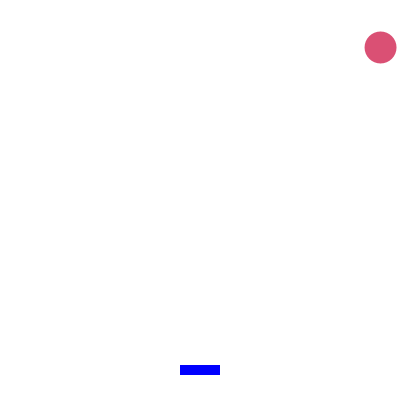
Frame 1 (no input)
Frame 60 (the mouse pressed at the canvas centre just before this capture): identical to frame 1, image omitted
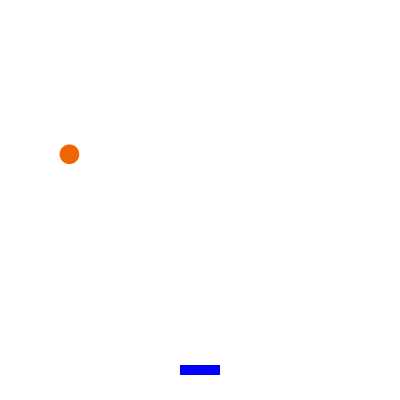
Frame 120 (the mouse held since frame 60 and released just before this capture)

The Processing sketch that drew these frames (run headless with seeded random() and noise(); from frame 60 on, the mouse is pressed at the canvas centre):

// Processing sketch: fp_pg_q_09_09
// ── fp_pg_q_09_09.pde
// 問題 9.9 問題 8.7 をボールおよびパッドを表す 2 つのクラスを用いて作成せよ．
ReflectionCircle rc = null;
MoveRectangle mr = null;
private float btm = 0;
private float prw = 40;
private float prh = 10;

void setup(){
  size(400, 400);
  smooth();
  background(255, 255, 255);
  rectMode(CENTER);
  ellipseMode(CENTER);
  frameRate(30);
  btm = height/2 - 30;
  mr = new MoveRectangle(0, btm, 1, 0, 0, 0, 255, width, height, prw, prh);
}

void draw() {
  background(255, 255, 255);
  translate(width/2, height/2);
  if(rc == null){
    rc = createRc();
  }
  if(btm - 2 - rc.getD()/2 <= rc.getY() && rc.getY() <= prh + btm) {
    if(mr.getX() - prw/2 <= rc.getX() && rc.getX() <= mr.getX() + prw/2){
      reflection();
    }
  }
  if(height/2 <= rc.getY()) {
    rc.setX(width);
    rc.setY(height);
    rc.setRgb(255, 255, 255);
    rc = createRc();
  }
  rc.draw();
  rc.move();
  mr.draw();
  if(mousePressed){
    rc.ctrl();
    moveMouse(mouseX, 0);
  }
}

public void reflection(){
  float rcX = rc.getX();
  float rcY = rc.getY();
  float rcRx = rc.getRx();
  float rcRy = rc.getRy();
  float tmpRx = rcRx;
  float tmpRy = rcRy;
  float theta = 0;
  float v = (sqrt(sq(rcRx) + sq(rcRy)));
  //
  if(tmpRx < 0 && 0 < tmpRy){
    theta = (180 + degrees(asin(abs(tmpRy)/v)));
  } else {
    theta = (360 - degrees(asin(abs(tmpRy)/v)));
  }
  //
  rcRx = (v * cos(radians(theta)));
  rcRy = (v * sin(radians(theta)));
  rcX += rcRx;
  rcY += rcRy;
  rc.setX(rcX);
  rc.setY(rcY);
  rc.setRx(rcRx);
  rc.setRy(rcRy);
}

public ReflectionCircle createRc(){
  float x = random(-width/2, width/2);
  float y = random(-height/2, 0);
  float vx = 0;
  float vy = 0;
  float r = random(0, 255);
  float g = random(0, 255);
  float b = random(0, 255);
  float d = random(10, 50);
  rc = new ReflectionCircle(x, y, vx, vy, r, g, b, width, height, d);
  rc.setMaxY((height/2) + d);
  return rc;
}

public void moveMouse(float mX, float mY){
  mX-=(width/2);
  float x = mr.getX();
  float maxX = mr.getMaxX();
  float minX = mr.getMinX();
  float rx = mr.getRx();
  if(x < mX){
    if(x <= maxX && x < maxX) {
      x+=rx;
      mr.setX(x);
    }
  } else if ((mX + rx) < x && minX < x) {
    if(minX <= x){
      x-=rx;
      mr.setX(x);
    }
  }
}

// ── MoveCircle.pde
class MoveCircle {
  private float x = 0;
  private float y = 0;
  private float vx = 0;
  private float vy = 0;
  private float rx = 0;
  private float ry = 0;
  private float w = 0;
  private float h = 0;
  private float d = 20;
  private boolean flg = true;
  private float v = 0;
  private float theta = 0;
  private float minX = 0;
  private float maxX = 0;
  private float minY = 0;
  private float maxY = 0;
  private float tmpRx = 0;
  private float tmpRy = 0;
  private float r = 0;
  private float g = 0;
  private float b = 0;

  public void setX(float rX){
    x = rX;
  }
  public float getX(){
    return x;
  }
  public void setY(float rY){
    y = rY;
  }
  public float getY(){
    return y;
  }
  public void setVx(float rVx){
    vx = rVx;
  }
  public float getVx(){
    return vx;
  }
  public void setVy(float rVy){
    vy = rVy;
  }
  public float getVy(){
    return vy;
  }
  public void setRx(float rRx){
    rx = rRx;
  }
  public float getRx(){
    return rx;
  }
  public void setRy(float rRy){
    ry = rRy;
  }
  public float getRy(){
    return ry;
  }
  public void setD(float rD){
    d = rD;
  }
  public float getD(){
    return d;
  }
  public void setMinX(float rMinX){
    minX = rMinX;
  }
  public float getMinX(){
    return minX;
  }
  public void setMaxX(float rMaxX){
    maxX = rMaxX;
  }
  public float getMaxX(){
    return maxX;
  }
  public void setMinY(float rMinY){
    minY = rMinY;
  }
  public float getMinY(){
    return minY;
  }
  public void setMaxY(float rMaxY){
    maxY = rMaxY;
  }
  public float getMaxY(){
    return maxY;
  }

  public void setRgb(float red, float green, float blue){
    r = red;
    g = green;
    b = blue;
  }

  MoveCircle(float px, float py, float pvx, float pvy, float red, float green, float blue, float pw, float ph, float pd){
    x = px;
    y = py;
    vx = pvx;
    vy = pvy;
    r = red;
    g = green;
    b = blue;
    w = pw;
    h = ph;
    d = pd;
    minX = -(w/2) + d/2;
    maxX = (w/2) - d/2;
    minY = -(h/2) + d/2;
    maxY = (h/2) - d/2;
    rx = (vx * getSpeedRate());
    ry = (vy * getSpeedRate());
  }

  private void move(){
    if(x <= minX || maxX <= x || y <= minY || maxY <= y){
      if(x <= minX){
        x = minX;
      } else if(maxX <= x) {
        x = maxX;
      }
      if(y <= minY) {
        y = minY;
      } else if(maxY <= y) {
        y = maxY;
      }
      // 速度のx成分とy成分からスカラーを導出する処理
      tmpRx = rx;
      tmpRy = ry;
      v = (sqrt(sq(rx) + sq(ry)));
      if(x <= minX){
        if(tmpRx < 0 && tmpRy < 0){
          theta = (360 - degrees(acos(abs(tmpRx)/v)));
        } else {
          theta = degrees(acos(abs(tmpRx)/v));
        }
      } else if(maxX <= x){
        if(0 < tmpRx && tmpRy < 0){
          theta = (180 + degrees(acos(abs(tmpRx)/v)));
        } else {
          theta = (180 - degrees(acos(abs(tmpRx)/v)));
        }
      } else if(y <= minY) {
        if(tmpRx < 0 && tmpRy < 0){
          theta = (180 - degrees(asin(abs(tmpRy)/v)));
        } else {
          theta = (degrees(asin(abs(tmpRy)/v)));
        }
      } else if(maxY <= y) {
        if(tmpRx < 0 && 0 < tmpRy){
          theta = (180 + degrees(asin(abs(tmpRy)/v)));
        } else {
          theta = (360 - degrees(asin(abs(tmpRy)/v)));
        }
      }
      rx = (v * cos(radians(theta)));
      ry = (v * sin(radians(theta)));
    }
    x += rx;
    y += ry;
  }

  private void draw(){
    noStroke();
    fill(r, g, b);
    ellipse(x, y, d, d);
  }

  private float getSpeedRate(){
    return random(4, 10);
  }
}

// ── MoveRectangle.pde
class MoveRectangle {
  private float x = 0;
  private float y = 0;
  private float vx = 0;
  private float vy = 0;
  private float rx = 0;
  private float ry = 0;
  private float w = 0;
  private float h = 0;
  private float rw = 20;
  private float rh = 20;
  private boolean flg = true;
  private float v = 0;
  private float theta = 0;
  private float minX = 0;
  private float maxX = 0;
  private float minY = 0;
  private float maxY = 0;
  private float tmpRx = 0;
  private float tmpRy = 0;
  private float r = 0;
  private float g = 0;
  private float b = 0;

  public void setX(float rX){
    x = rX;
  }
  public float getX(){
    return x;
  }
  public void setY(float rY){
    y = rY;
  }
  public float getY(){
    return y;
  }
  public void setRx(float rRx){
    rx = rRx;
  }
  public float getRx(){
    return rx;
  }
  public void setRy(float rRy){
    ry = rRy;
  }
  public float getRy(){
    return ry;
  }
  public float getMinX(){
    return minX;
  }
  public float getMaxX(){
    return maxX;
  }

  MoveRectangle(float px, float py, float pvx, float pvy, float red, float green, float blue, float pw, float ph, float prw, float prh){
    x = px;
    y = py;
    vx = pvx;
    vy = pvy;
    r = red;
    g = green;
    b = blue;
    w = pw;
    h = ph;
    rw = prw;
    rh = prh;
    minX = -(w/2) + rw/2;
    maxX = (w/2) - rw/2;
    minY = -(h/2) + rh/2;
    maxY = (h/2) - rh/2;
    rx = (vx * getSpeedRate());
    ry = (vy * getSpeedRate());
  }

  private void move(){
    if(x <= minX || maxX <= x || y <= minY || maxY <= y){
      if(x <= minX){
        x = minX;
      } else if(maxX <= x) {
        x = maxX;
      }
      if(y <= minY) {
        y = minY;
      } else if(maxY <= y) {
        y = maxY;
      }
      // 速度のx成分とy成分からスカラーを導出する処理
      tmpRx = rx;
      tmpRy = ry;
      v = (sqrt(sq(rx) + sq(ry)));
      if(x <= minX){
        if(tmpRx < 0 && tmpRy < 0){
          theta = (360 - degrees(acos(abs(tmpRx)/v)));
        } else {
          theta = degrees(acos(abs(tmpRx)/v));
        }
      } else if(maxX <= x){
        if(0 < tmpRx && tmpRy < 0){
          theta = (180 + degrees(acos(abs(tmpRx)/v)));
        } else {
          theta = (180 - degrees(acos(abs(tmpRx)/v)));
        }
      } else if(y <= minY) {
        if(tmpRx < 0 && tmpRy < 0){
          theta = (180 - degrees(asin(abs(tmpRy)/v)));
        } else {
          theta = (degrees(asin(abs(tmpRy)/v)));
        }
      } else if(maxY <= y) {
        if(tmpRx < 0 && 0 < tmpRy){
          theta = (180 + degrees(asin(abs(tmpRy)/v)));
        } else {
          theta = (360 - degrees(asin(abs(tmpRy)/v)));
        }
      }
      rx = (v * cos(radians(theta)));
      ry = (v * sin(radians(theta)));
    }
    x += rx;
    y += ry;
  }

  private void draw(){
    noStroke();
    fill(r, g, b);
    rect(x, y, rw, rh);
  }

  private float getSpeedRate(){
    return random(4, 10);
  }
}

// ── ReflectionCircle.pde
class ReflectionCircle extends MoveCircle {

  ReflectionCircle(float px, float py, float pvx, float pvy, float red, float green, float blue, float pw, float ph, float pd){
    super(px, py, pvx, pvy, red, green, blue, pw, ph, pd);
  }

  public void ctrl(){
    if(super.getVx() == 0 && super.getVy() == 0){
      super.setVx(random(-2, 2));
      super.setVy(random(-2, 2));
      float rx = super.getVx() * super.getSpeedRate();
      float ry = super.getVy() * super.getSpeedRate();
      super.setRx(rx);
      super.setRy(ry);
    }
  }

  public void move(){
    super.move();
  }

  public void draw(){
    super.draw();
  }
}

// ── ReflectionRectangle.pde
class ReflectionRectangle extends MoveRectangle {
  ReflectionRectangle (float px, float py, float pvx, float pvy, float red, float green, float blue, float pw, float ph, float prw, float prh){
    super(px, py, pvx, pvy, red, green, blue, pw, ph, prw, prh);
  }

  public void move(){
    super.move();
  }

  public void draw(){
    super.draw();
  }
}
